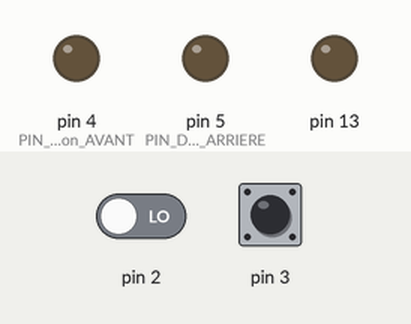
The sketch below on a simulated Arduino Uno, built with avr-gcc and run on an emulated ATmega328P. Shown: output pins drawn as LEDs (lit = HIGH). The inputs (shaded band) are chosen by the test bench; at power-on: pin 3 HIGH, pin 2 LOW. What the sketch prints to the serial monitor is not drawn.

Above: at 3.2 s.
3.3 s: pin 3 pulsed LOW 5 times (0.12 s each, 0.3 s apart)
At 4.8 s:
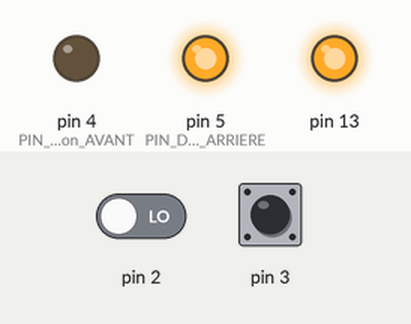
Timing chart, 0 to 6.5 s (numbered marks = the images above; inputs shaded):
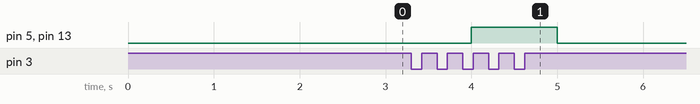

Measured:
- after the input at 3.3 s, pin 5 (PIN_Detection_ARRIERE), pin 13: LOW → HIGH after 0.70 s, → LOW 1.0 s later

The sketch:

Tourelle_2017.ino
```cpp
#define RESOLUTION 64 //taille du tableau de detection multiple de 16!!!

boolean detecteur[RESOLUTION];
boolean detecteur_sauvegarde[RESOLUTION];
boolean analyse_over = 1;

int indice_detecteur = 0;

unsigned long clic_tour           = 0;
unsigned long clic_tour_precedent = 0;
int           tps_rotation        = 0;
unsigned long clic_objet          = 0;

int nb_objet;

boolean analyse_moi_ca = 0;

int compteur_detection_tiges=4;
int indices_tige[4];
int Avant=0;
int Arriere=0;
#define Intervalle_Min_AR 55
#define Intervalle_Max_AR 7
#define Intervalle_Min_AV 20
#define Intervalle_Max_AV 40
#define PIN_Detection_AVANT 4
#define PIN_Detection_ARRIERE 5
void setup() {
  Serial.begin(115200);  //début de la transmission
  delay(2000);//le temps de mettre en marche la tourelle
  pinMode(2,INPUT);
  pinMode(3,INPUT);
   pinMode(4,OUTPUT);
  pinMode(5,OUTPUT);
  pinMode(13,OUTPUT);
  attachInterrupt(digitalPinToInterrupt(3),ISR_objet,FALLING);
  attachInterrupt(digitalPinToInterrupt(2),ISR_tour,RISING);
  reboot_tableaux();
          Serial.println("Init2");

}
void loop() {


    bool Avant_Detect=false;
     bool Arriere_Detect=false;
    delay(500);
    if(Avant>1)
    {
      Avant_Detect=true;
    }
      else
      {
        Avant_Detect=false;
      }
    digitalWrite(PIN_Detection_AVANT,Avant_Detect);
    if(Arriere>1)
    {
      Arriere_Detect=true;
    }
      else
      {
        Arriere_Detect=false;
      }
      digitalWrite(PIN_Detection_ARRIERE,Arriere_Detect);
      if(Arriere_Detect==true || Avant_Detect==true)
      {
        digitalWrite(13,HIGH);
      }
      else
      {
        digitalWrite(13,LOW);

      }


  reboot_tableaux();
}

void reboot_tableaux()
{
  for(int i =0;i<RESOLUTION;i++)
  {
    detecteur[i]=0;
  }
  Avant=0;
  Arriere=0;
}

void afficher_detecteur()
{
  for(int i =0;i<RESOLUTION;i++)
  {
    detecteur_sauvegarde[i] ? Serial.print('1'):Serial.print('0');
  }
  Serial.print(nb_objet);
  Serial.print("\n");
}

void ISR_objet(){

  clic_objet=millis();
  int delais_clic = clic_objet-clic_tour_precedent;
  int indice = (delais_clic*RESOLUTION)/tps_rotation;
  if(indice<RESOLUTION)
  {
    detecteur[indice]=1;
    if(indice>Intervalle_Min_AR || indice<Intervalle_Max_AR)
    {
      Arriere++;
    }
    else if(indice>Intervalle_Min_AV  && indice<Intervalle_Max_AV)
    {
      Avant++;
    }

  }

  nb_objet++;
}

void ISR_tour()
{

  clic_tour=millis();
  if(nb_objet>0 && analyse_over)//demande une analyse du tableau par loop() si elle n'est pas déjà entrain de faire un truc
  {
    for (int i=0;i<RESOLUTION;i++)
    {
      detecteur_sauvegarde[(i+RESOLUTION/16)%RESOLUTION]=detecteur[i];
    }
    analyse_over = 0;
    analyse_moi_ca=1;
  }
  tps_rotation=clic_tour - clic_tour_precedent;
  clic_tour_precedent=clic_tour;

  nb_objet=0;
}
```
